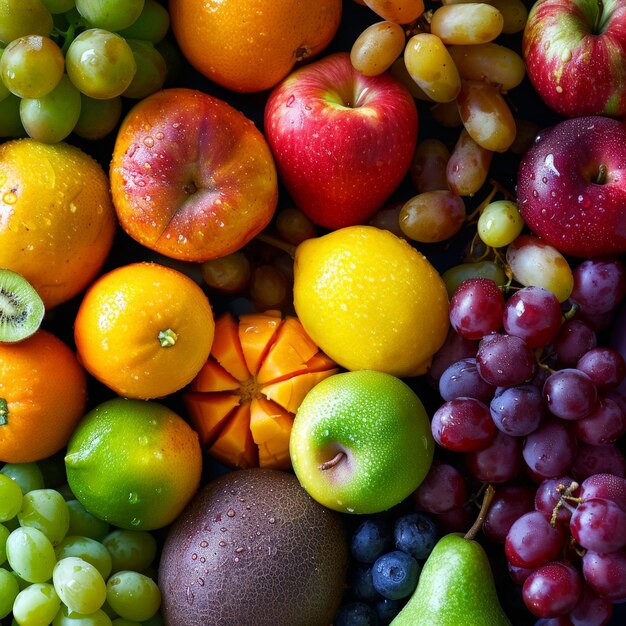
#> input picture img/frutas.jpg, 626 x 626 px
$ python example8.py
#> lines starting #> are read from the running program, lines starting #| are printed output that depends on the picture
#Import the library cv2
import cv2

#Create the path variable
img_path = 'img/frutas.jpg'

#variable to read the image
img_ = cv2.imread(img_path)
#> img_ is the input picture: shape (626, 626, 3); mean B, G, R 38.4, 81.6, 118.6

#if condition returns False, AssertionError is raised:
assert img_ is not None, "file could not be read"

#array color [B,G,R]
RED = [0,0,255]

#applying border to image read
border_constant= cv2.copyMakeBorder(img_,20,20,20,20,cv2.BORDER_CONSTANT,value=RED)
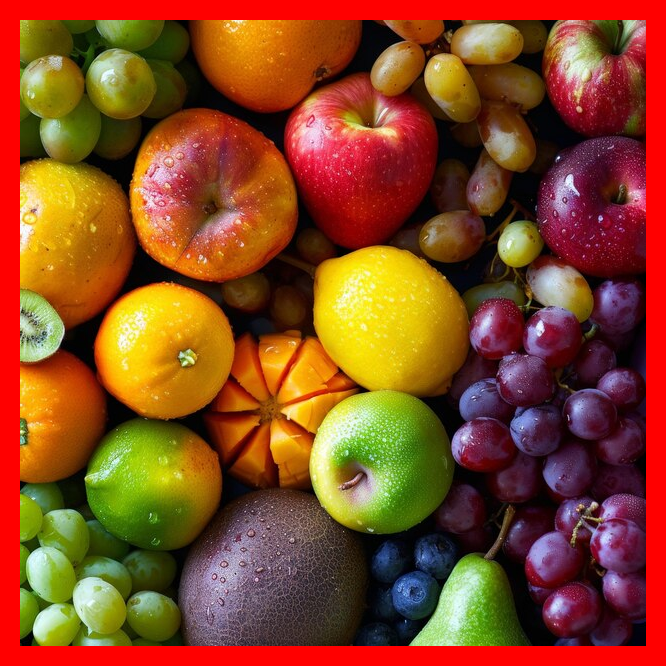
#> border_constant: shape (666, 666, 3); mean B, G, R 33.9, 72.1, 134.5
border_reflect = cv2.copyMakeBorder(img_,20,20,20,20,cv2.BORDER_REFLECT)
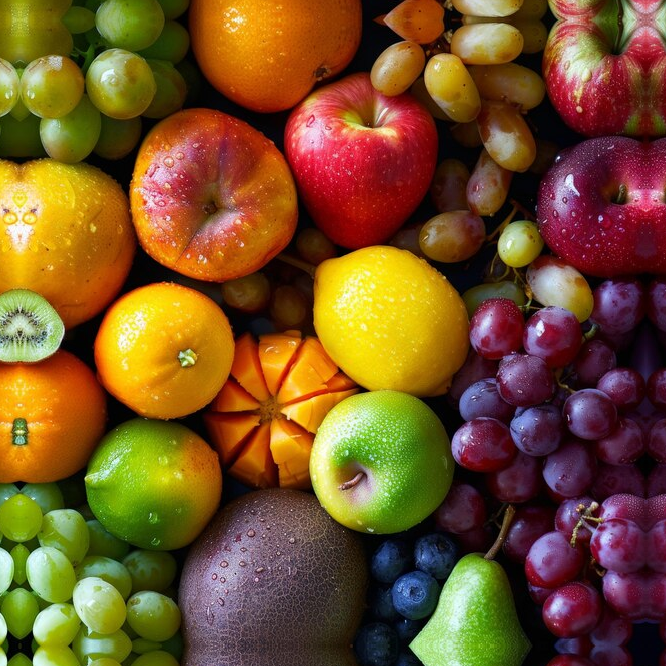
#> border_reflect: shape (666, 666, 3); mean B, G, R 38.9, 82.1, 117.4
border_replicate = cv2.copyMakeBorder(img_,20,20,20,20,cv2.BORDER_REPLICATE)
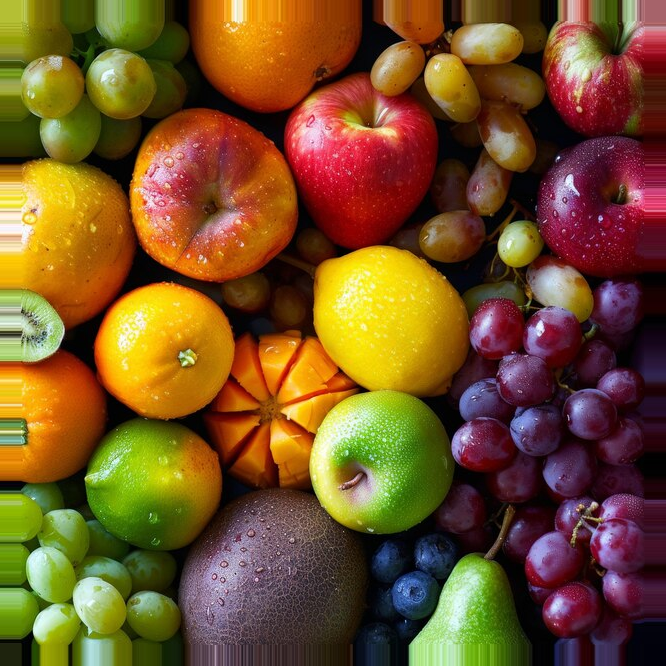
#> border_replicate: shape (666, 666, 3); mean B, G, R 38.5, 81.8, 116.8
border_reflect101 = cv2.copyMakeBorder(img_,20,20,20,20,cv2.BORDER_REFLECT_101)
border_wrap = cv2.copyMakeBorder(img_,20,20,20,20,cv2.BORDER_WRAP)
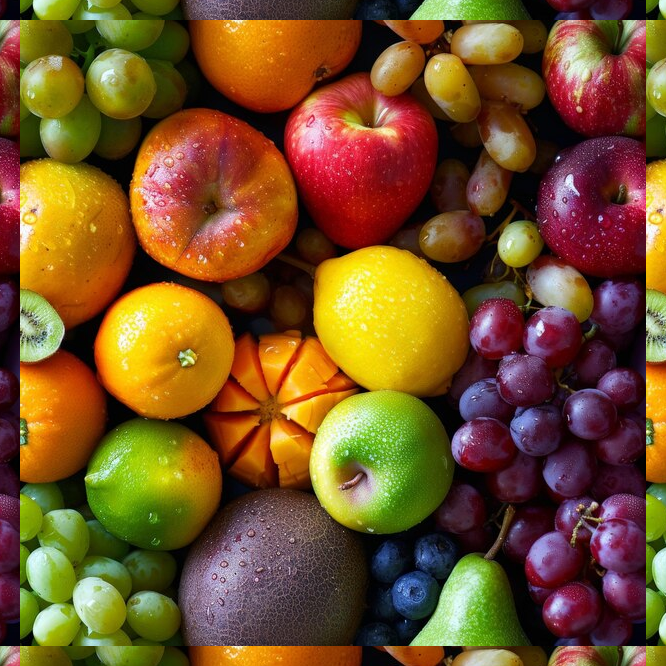
#> border_wrap: shape (666, 666, 3); mean B, G, R 38.9, 82.1, 117.4

#Show the original image
cv2.imshow('Original',img_)

#Show the image with border
cv2.imshow('Border Constant',border_constant)
cv2.imshow('Border Reflect',border_reflect)
cv2.imshow('Border Replicate',border_replicate)
cv2.imshow('Border Reflect 101',border_reflect101)
cv2.imshow('Border Wrap',border_wrap)

#Wait until press any key
cv2.waitKey(0)

#Destroy all Windows opened
cv2.destroyAllWindows()


# [9 lines of commented-out code are left out]

$ run again, with img/r0_0.jpg copied over img/frutas.jpg
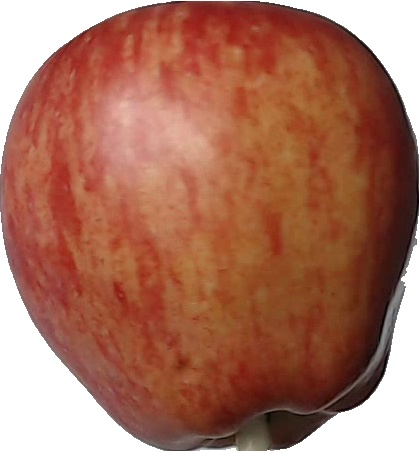
#> input picture img/r0_0.jpg, 420 x 452 px
#> img_ is the input picture: shape (452, 420, 3); mean B, G, R 92.7, 112.4, 168.8
#> `border_constant= cv2.copyMakeBorder(img_,20,20,20,20,cv2.BORDER_CONSTA..`:
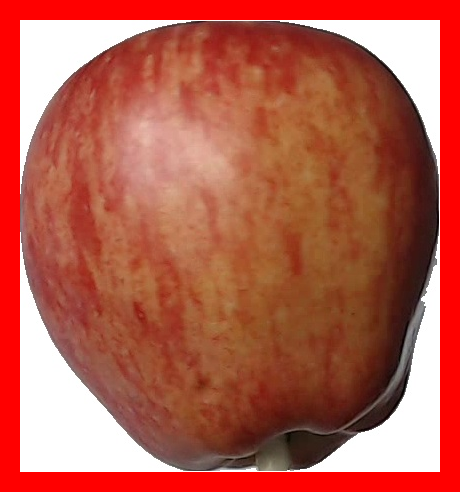
#> border_constant: shape (492, 460, 3); mean B, G, R 77.7, 94.3, 182.7
#> `border_wrap = cv2.copyMakeBorder(img_,20,20,20,20,cv2.BORDER_WRAP)`:
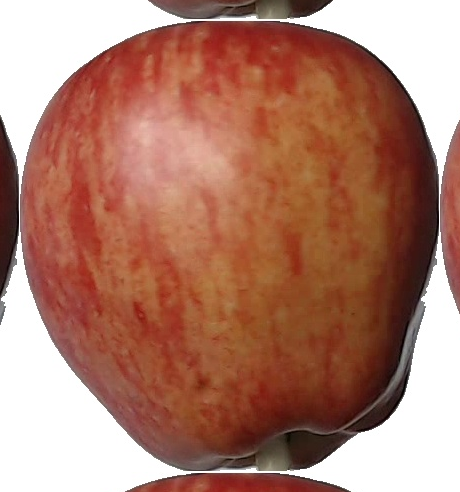
#> border_wrap: shape (492, 460, 3); mean B, G, R 108.8, 125.6, 175.3
